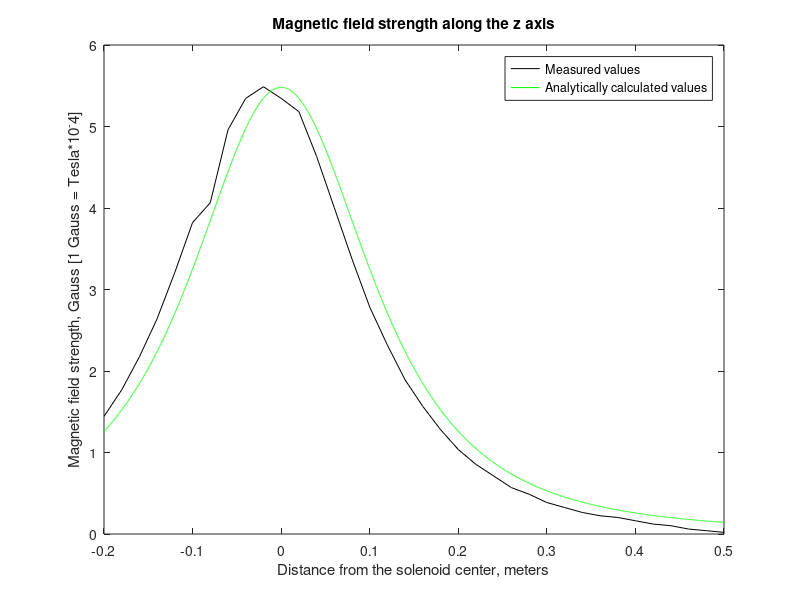

Write MATLAB code to recreate this figure.
% 
% Usage: func. This function does not take any input arguments. 
% 

clear all;

%%%%%%%%%%%%%%%%%%%%%%%%%%%%%%
% 
% Ingående parametrar, konstanter, övrigt
% 
%%%%%%%%%%%%%%%%%%%%%%%%%%%%%%

% Ingående storheter
I=1.04;		% Ström, Ampere
r=0.155;	% Spolens radie, Meter
N=130;		% Spolens antal lindningar
mVtoGauss=1/4.92;	% Faktor för omvandling mellan mV och Gauss

% Parametrar för teoretiska beräkningar
xstep=0.00005;
zstep=0.00005;
xt=[0:xstep:0.2];
y=0;
zt=[-0.2:zstep:0.5];

%%%%%%%%%%%%%%%%%%%%%%%%%%%%%
% 
% Mätserie nummer 1, Bz
%
%%%%%%%%%%%%%%%%%%%%%%%%%%%%%

% Numeriskt längs z-axeln
%dBzn=10^-3*

% Analytiskt längs z-axeln
A=(r^2)*pi;			% Spolens area, m^2
d=sqrt(r^2+zt.^2);		% Avstånd från spole till mätpunkt, meter
Bza=10^-3*(2*I*N*A)./(d.^3);	% Magnetisk fältstyrka [1 Gauss = 10^-4 Tesla]

% Mätdata längs z-axeln
% Det här är inte beräknande kod, bara en massa värden definierade som variabler. 
zm=[-0.20:0.02:0.50];
Bzm=mVtoGauss.*[7.1 8.7 10.7 13.0 15.8 18.8 20 24.4 26.3 27 26.3 25.5 22.8 19.7 16.6 13.7 11.4 9.3 7.7 6.3 5.1 4.2 3.5 2.8 2.4 1.9 1.6 1.3 1.1 1 0.8 0.6 0.5 0.3 0.2 0.1];

% Plot längs z-axeln
plot(zm,Bzm,'k',zt,Bza,'g');
xlabel('Distance from the solenoid center, meters');
ylabel('Magnetic field strength, Gauss [1 Gauss = Tesla*10^-4]');
title('Magnetic field strength along the z axis');
legend('Measured values','Analytically calculated values','Location','NorthEast');

% Numeriskt längs x-axeln


% Mätdata längs x-axeln
% Det här är inte beräknande kod, bara en massa värden definierade som variabler. 


% Plot längs x-axeln


%%%%%%%%%%%%%%%%%%%%%%%%%%%%%
% 
% Mätserie nummer 2, aka the meshgrid
% 
%%%%%%%%%%%%%%%%%%%%%%%%%%%%%

% Beräknad fältstyrka, tredimensionellt


% Mätdata


% Skitsnygg plot


%%%%%%%%%%%%%%%%%%%%%%%%%%%%%
% 
% Mätserie nummer 3, Bx
% 
%%%%%%%%%%%%%%%%%%%%%%%%%%%%%

% Numeriskt längs x-axeln


% Mätdata längs x-axeln


% Plot längs x-axeln
